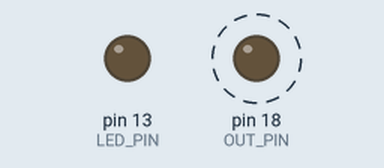
Simulated run of this sketch. Board: Arduino Uno, built with avr-gcc and run on an emulated ATmega328P. Parts: output pins drawn as LEDs (lit = HIGH). Dashed ring = blinking.

Above: at 0.5 s.
Timing chart, 0 to 4.6 s (numbered marks = the images above):
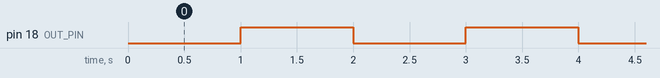

The sketch:

gndTest.ino
```cpp
#define OUT_PIN 18
#define IN_PIN 19
#define LED_PIN 13

void setup() {
  pinMode(IN_PIN,INPUT);
  pinMode(OUT_PIN,OUTPUT);
  pinMode(LED_PIN,OUTPUT);

  attachInterrupt(digitalPinToInterrupt(IN_PIN),handleGpioIRQ,CHANGE);
}

void loop()
{
  digitalWrite(OUT_PIN,LOW);
  delay(1000);
  digitalWrite(OUT_PIN,HIGH);
  delay(1000);
}

void handleGpioIRQ()
{
  if (digitalRead(IN_PIN))
    digitalWrite(LED_PIN,LOW);
  else
    digitalWrite(LED_PIN,HIGH);
}
```

Measured:
- by itself, pin 18 (OUT_PIN): alternates HIGH for 1.0 s and LOW for 1.0 s
